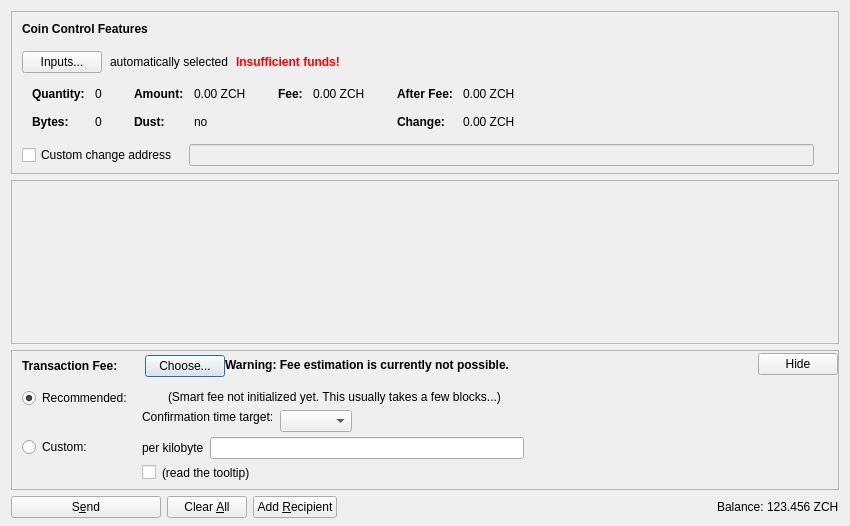
<?xml version="1.0" encoding="UTF-8"?>
<ui version="4.0">
 <class>SendCoinsDialog</class>
 <widget class="QDialog" name="SendCoinsDialog">
  <property name="geometry">
   <rect>
    <x>0</x>
    <y>0</y>
    <width>850</width>
    <height>526</height>
   </rect>
  </property>
  <property name="windowTitle">
   <string>Send Coins</string>
  </property>
  <layout class="QVBoxLayout" name="verticalLayout" stretch="0,1,0,0">
   <property name="bottomMargin">
    <number>8</number>
   </property>
   <item>
    <widget class="QFrame" name="frameCoinControl">
     <property name="sizePolicy">
      <sizepolicy hsizetype="Expanding" vsizetype="Expanding">
       <horstretch>0</horstretch>
       <verstretch>0</verstretch>
      </sizepolicy>
     </property>
     <property name="maximumSize">
      <size>
       <width>16777215</width>
       <height>16777215</height>
      </size>
     </property>
     <property name="frameShape">
      <enum>QFrame::StyledPanel</enum>
     </property>
     <property name="frameShadow">
      <enum>QFrame::Sunken</enum>
     </property>
     <layout class="QVBoxLayout" name="verticalLayoutCoinControl2">
      <property name="spacing">
       <number>0</number>
      </property>
      <property name="leftMargin">
       <number>0</number>
      </property>
      <property name="topMargin">
       <number>0</number>
      </property>
      <property name="rightMargin">
       <number>0</number>
      </property>
      <property name="bottomMargin">
       <number>6</number>
      </property>
      <item>
       <layout class="QVBoxLayout" name="verticalLayoutCoinControl" stretch="0,0,0,0,1">
        <property name="spacing">
         <number>0</number>
        </property>
        <property name="leftMargin">
         <number>10</number>
        </property>
        <property name="topMargin">
         <number>10</number>
        </property>
        <item>
         <layout class="QHBoxLayout" name="horizontalLayoutCoinControl1">
          <property name="bottomMargin">
           <number>15</number>
          </property>
          <item>
           <widget class="QLabel" name="labelCoinControlFeatures">
            <property name="sizePolicy">
             <sizepolicy hsizetype="Preferred" vsizetype="Maximum">
              <horstretch>0</horstretch>
              <verstretch>0</verstretch>
             </sizepolicy>
            </property>
            <property name="font">
             <font>
              <weight>75</weight>
              <bold>true</bold>
             </font>
            </property>
            <property name="styleSheet">
             <string notr="true">font-weight:bold;</string>
            </property>
            <property name="text">
             <string>Coin Control Features</string>
            </property>
           </widget>
          </item>
         </layout>
        </item>
        <item>
         <layout class="QHBoxLayout" name="horizontalLayoutCoinControl2" stretch="0,0,0,0">
          <property name="spacing">
           <number>8</number>
          </property>
          <property name="bottomMargin">
           <number>10</number>
          </property>
          <item>
           <widget class="QPushButton" name="pushButtonCoinControl">
            <property name="styleSheet">
             <string notr="true"/>
            </property>
            <property name="text">
             <string>Inputs...</string>
            </property>
            <property name="autoDefault">
             <bool>false</bool>
            </property>
           </widget>
          </item>
          <item>
           <widget class="QLabel" name="labelCoinControlAutomaticallySelected">
            <property name="text">
             <string>automatically selected</string>
            </property>
            <property name="margin">
             <number>5</number>
            </property>
           </widget>
          </item>
          <item>
           <widget class="QLabel" name="labelCoinControlInsuffFunds">
            <property name="font">
             <font>
              <weight>75</weight>
              <bold>true</bold>
             </font>
            </property>
            <property name="styleSheet">
             <string notr="true">color:red;font-weight:bold;</string>
            </property>
            <property name="text">
             <string>Insufficient funds!</string>
            </property>
            <property name="margin">
             <number>5</number>
            </property>
           </widget>
          </item>
          <item>
           <spacer name="horizontalSpacerCoinControl">
            <property name="orientation">
             <enum>Qt::Horizontal</enum>
            </property>
            <property name="sizeHint" stdset="0">
             <size>
              <width>40</width>
              <height>1</height>
             </size>
            </property>
           </spacer>
          </item>
         </layout>
        </item>
        <item>
         <widget class="QWidget" name="widgetCoinControl" native="true">
          <property name="sizePolicy">
           <sizepolicy hsizetype="Preferred" vsizetype="Preferred">
            <horstretch>0</horstretch>
            <verstretch>0</verstretch>
           </sizepolicy>
          </property>
          <property name="minimumSize">
           <size>
            <width>0</width>
            <height>0</height>
           </size>
          </property>
          <property name="styleSheet">
           <string notr="true"/>
          </property>
          <layout class="QHBoxLayout" name="horizontalLayoutCoinControl5">
           <property name="leftMargin">
            <number>0</number>
           </property>
           <property name="topMargin">
            <number>0</number>
           </property>
           <property name="rightMargin">
            <number>0</number>
           </property>
           <property name="bottomMargin">
            <number>0</number>
           </property>
           <item>
            <layout class="QHBoxLayout" name="horizontalLayoutCoinControl3" stretch="0,0,0,1">
             <property name="spacing">
              <number>20</number>
             </property>
             <property name="topMargin">
              <number>0</number>
             </property>
             <property name="bottomMargin">
              <number>10</number>
             </property>
             <item>
              <layout class="QFormLayout" name="formLayoutCoinControl1">
               <property name="horizontalSpacing">
                <number>10</number>
               </property>
               <property name="verticalSpacing">
                <number>14</number>
               </property>
               <property name="leftMargin">
                <number>10</number>
               </property>
               <property name="topMargin">
                <number>4</number>
               </property>
               <property name="rightMargin">
                <number>6</number>
               </property>
               <item row="0" column="0">
                <widget class="QLabel" name="labelCoinControlQuantityText">
                 <property name="font">
                  <font>
                   <weight>75</weight>
                   <bold>true</bold>
                  </font>
                 </property>
                 <property name="text">
                  <string>Quantity:</string>
                 </property>
                 <property name="margin">
                  <number>0</number>
                 </property>
                </widget>
               </item>
               <item row="0" column="1">
                <widget class="QLabel" name="labelCoinControlQuantity">
                 <property name="cursor">
                  <cursorShape>IBeamCursor</cursorShape>
                 </property>
                 <property name="contextMenuPolicy">
                  <enum>Qt::ActionsContextMenu</enum>
                 </property>
                 <property name="text">
                  <string notr="true">0</string>
                 </property>
                 <property name="margin">
                  <number>0</number>
                 </property>
                 <property name="textInteractionFlags">
                  <set>Qt::LinksAccessibleByMouse|Qt::TextSelectableByKeyboard|Qt::TextSelectableByMouse</set>
                 </property>
                </widget>
               </item>
               <item row="1" column="0">
                <widget class="QLabel" name="labelCoinControlBytesText">
                 <property name="font">
                  <font>
                   <weight>75</weight>
                   <bold>true</bold>
                  </font>
                 </property>
                 <property name="text">
                  <string>Bytes:</string>
                 </property>
                </widget>
               </item>
               <item row="1" column="1">
                <widget class="QLabel" name="labelCoinControlBytes">
                 <property name="cursor">
                  <cursorShape>IBeamCursor</cursorShape>
                 </property>
                 <property name="contextMenuPolicy">
                  <enum>Qt::ActionsContextMenu</enum>
                 </property>
                 <property name="text">
                  <string notr="true">0</string>
                 </property>
                 <property name="textInteractionFlags">
                  <set>Qt::LinksAccessibleByMouse|Qt::TextSelectableByKeyboard|Qt::TextSelectableByMouse</set>
                 </property>
                </widget>
               </item>
              </layout>
             </item>
             <item>
              <layout class="QFormLayout" name="formLayoutCoinControl2">
               <property name="horizontalSpacing">
                <number>10</number>
               </property>
               <property name="verticalSpacing">
                <number>14</number>
               </property>
               <property name="leftMargin">
                <number>6</number>
               </property>
               <property name="topMargin">
                <number>4</number>
               </property>
               <property name="rightMargin">
                <number>6</number>
               </property>
               <item row="0" column="0">
                <widget class="QLabel" name="labelCoinControlAmountText">
                 <property name="font">
                  <font>
                   <weight>75</weight>
                   <bold>true</bold>
                  </font>
                 </property>
                 <property name="text">
                  <string>Amount:</string>
                 </property>
                 <property name="margin">
                  <number>0</number>
                 </property>
                </widget>
               </item>
               <item row="0" column="1">
                <widget class="QLabel" name="labelCoinControlAmount">
                 <property name="cursor">
                  <cursorShape>IBeamCursor</cursorShape>
                 </property>
                 <property name="contextMenuPolicy">
                  <enum>Qt::ActionsContextMenu</enum>
                 </property>
                 <property name="text">
                  <string notr="true">0.00 ZCH</string>
                 </property>
                 <property name="textInteractionFlags">
                  <set>Qt::LinksAccessibleByMouse|Qt::TextSelectableByKeyboard|Qt::TextSelectableByMouse</set>
                 </property>
                </widget>
               </item>
               <item row="1" column="0">
                <widget class="QLabel" name="labelCoinControlLowOutputText">
                 <property name="font">
                  <font>
                   <weight>75</weight>
                   <bold>true</bold>
                  </font>
                 </property>
                 <property name="text">
                  <string>Dust:</string>
                 </property>
                </widget>
               </item>
               <item row="1" column="1">
                <widget class="QLabel" name="labelCoinControlLowOutput">
                 <property name="cursor">
                  <cursorShape>IBeamCursor</cursorShape>
                 </property>
                 <property name="contextMenuPolicy">
                  <enum>Qt::ActionsContextMenu</enum>
                 </property>
                 <property name="text">
                  <string notr="true">no</string>
                 </property>
                 <property name="textInteractionFlags">
                  <set>Qt::LinksAccessibleByMouse|Qt::TextSelectableByKeyboard|Qt::TextSelectableByMouse</set>
                 </property>
                </widget>
               </item>
              </layout>
             </item>
             <item>
              <layout class="QFormLayout" name="formLayoutCoinControl3">
               <property name="horizontalSpacing">
                <number>10</number>
               </property>
               <property name="verticalSpacing">
                <number>14</number>
               </property>
               <property name="leftMargin">
                <number>6</number>
               </property>
               <property name="topMargin">
                <number>4</number>
               </property>
               <property name="rightMargin">
                <number>6</number>
               </property>
               <item row="0" column="0">
                <widget class="QLabel" name="labelCoinControlFeeText">
                 <property name="font">
                  <font>
                   <weight>75</weight>
                   <bold>true</bold>
                  </font>
                 </property>
                 <property name="text">
                  <string>Fee:</string>
                 </property>
                 <property name="margin">
                  <number>0</number>
                 </property>
                </widget>
               </item>
               <item row="0" column="1">
                <widget class="QLabel" name="labelCoinControlFee">
                 <property name="cursor">
                  <cursorShape>IBeamCursor</cursorShape>
                 </property>
                 <property name="contextMenuPolicy">
                  <enum>Qt::ActionsContextMenu</enum>
                 </property>
                 <property name="text">
                  <string notr="true">0.00 ZCH</string>
                 </property>
                 <property name="textInteractionFlags">
                  <set>Qt::LinksAccessibleByMouse|Qt::TextSelectableByKeyboard|Qt::TextSelectableByMouse</set>
                 </property>
                </widget>
               </item>
              </layout>
             </item>
             <item>
              <layout class="QFormLayout" name="formLayoutCoinControl4">
               <property name="horizontalSpacing">
                <number>10</number>
               </property>
               <property name="verticalSpacing">
                <number>14</number>
               </property>
               <property name="leftMargin">
                <number>6</number>
               </property>
               <property name="topMargin">
                <number>4</number>
               </property>
               <property name="rightMargin">
                <number>6</number>
               </property>
               <item row="0" column="0">
                <widget class="QLabel" name="labelCoinControlAfterFeeText">
                 <property name="font">
                  <font>
                   <weight>75</weight>
                   <bold>true</bold>
                  </font>
                 </property>
                 <property name="text">
                  <string>After Fee:</string>
                 </property>
                 <property name="margin">
                  <number>0</number>
                 </property>
                </widget>
               </item>
               <item row="0" column="1">
                <widget class="QLabel" name="labelCoinControlAfterFee">
                 <property name="cursor">
                  <cursorShape>IBeamCursor</cursorShape>
                 </property>
                 <property name="contextMenuPolicy">
                  <enum>Qt::ActionsContextMenu</enum>
                 </property>
                 <property name="text">
                  <string notr="true">0.00 ZCH</string>
                 </property>
                 <property name="textInteractionFlags">
                  <set>Qt::LinksAccessibleByMouse|Qt::TextSelectableByKeyboard|Qt::TextSelectableByMouse</set>
                 </property>
                </widget>
               </item>
               <item row="1" column="0">
                <widget class="QLabel" name="labelCoinControlChangeText">
                 <property name="font">
                  <font>
                   <weight>75</weight>
                   <bold>true</bold>
                  </font>
                 </property>
                 <property name="text">
                  <string>Change:</string>
                 </property>
                </widget>
               </item>
               <item row="1" column="1">
                <widget class="QLabel" name="labelCoinControlChange">
                 <property name="cursor">
                  <cursorShape>IBeamCursor</cursorShape>
                 </property>
                 <property name="contextMenuPolicy">
                  <enum>Qt::ActionsContextMenu</enum>
                 </property>
                 <property name="text">
                  <string notr="true">0.00 ZCH</string>
                 </property>
                 <property name="textInteractionFlags">
                  <set>Qt::LinksAccessibleByMouse|Qt::TextSelectableByKeyboard|Qt::TextSelectableByMouse</set>
                 </property>
                </widget>
               </item>
              </layout>
             </item>
            </layout>
           </item>
          </layout>
         </widget>
        </item>
        <item>
         <layout class="QHBoxLayout" name="horizontalLayoutCoinControl4" stretch="0,0,0">
          <property name="spacing">
           <number>12</number>
          </property>
          <property name="sizeConstraint">
           <enum>QLayout::SetDefaultConstraint</enum>
          </property>
          <property name="topMargin">
           <number>5</number>
          </property>
          <property name="rightMargin">
           <number>5</number>
          </property>
          <item>
           <widget class="QCheckBox" name="checkBoxCoinControlChange">
            <property name="toolTip">
             <string>If this is activated, but the change address is empty or invalid, change will be sent to a newly generated address.</string>
            </property>
            <property name="text">
             <string>Custom change address</string>
            </property>
           </widget>
          </item>
          <item>
           <widget class="QValidatedLineEdit" name="lineEditCoinControlChange">
            <property name="enabled">
             <bool>false</bool>
            </property>
            <property name="sizePolicy">
             <sizepolicy hsizetype="Expanding" vsizetype="Fixed">
              <horstretch>0</horstretch>
              <verstretch>0</verstretch>
             </sizepolicy>
            </property>
           </widget>
          </item>
          <item>
           <widget class="QLabel" name="labelCoinControlChangeLabel">
            <property name="sizePolicy">
             <sizepolicy hsizetype="Preferred" vsizetype="Expanding">
              <horstretch>0</horstretch>
              <verstretch>0</verstretch>
             </sizepolicy>
            </property>
            <property name="minimumSize">
             <size>
              <width>0</width>
              <height>0</height>
             </size>
            </property>
            <property name="text">
             <string/>
            </property>
            <property name="margin">
             <number>3</number>
            </property>
           </widget>
          </item>
         </layout>
        </item>
        <item>
         <spacer name="verticalSpacerCoinControl">
          <property name="orientation">
           <enum>Qt::Vertical</enum>
          </property>
          <property name="sizeHint" stdset="0">
           <size>
            <width>800</width>
            <height>1</height>
           </size>
          </property>
         </spacer>
        </item>
       </layout>
      </item>
     </layout>
    </widget>
   </item>
   <item>
    <widget class="QScrollArea" name="scrollArea">
     <property name="widgetResizable">
      <bool>true</bool>
     </property>
     <widget class="QWidget" name="scrollAreaWidgetContents">
      <property name="geometry">
       <rect>
        <x>0</x>
        <y>0</y>
        <width>830</width>
        <height>104</height>
       </rect>
      </property>
      <layout class="QVBoxLayout" name="verticalLayout_2" stretch="0,1">
       <property name="leftMargin">
        <number>0</number>
       </property>
       <property name="topMargin">
        <number>0</number>
       </property>
       <property name="rightMargin">
        <number>0</number>
       </property>
       <property name="bottomMargin">
        <number>0</number>
       </property>
       <item>
        <layout class="QVBoxLayout" name="entries">
         <property name="spacing">
          <number>6</number>
         </property>
        </layout>
       </item>
       <item>
        <spacer name="verticalSpacer">
         <property name="orientation">
          <enum>Qt::Vertical</enum>
         </property>
         <property name="sizeHint" stdset="0">
          <size>
           <width>20</width>
           <height>40</height>
          </size>
         </property>
        </spacer>
       </item>
      </layout>
     </widget>
    </widget>
   </item>
   <item>
    <widget class="QFrame" name="frameFee">
     <property name="sizePolicy">
      <sizepolicy hsizetype="Expanding" vsizetype="Expanding">
       <horstretch>0</horstretch>
       <verstretch>0</verstretch>
      </sizepolicy>
     </property>
     <property name="maximumSize">
      <size>
       <width>16777215</width>
       <height>16777215</height>
      </size>
     </property>
     <property name="frameShape">
      <enum>QFrame::StyledPanel</enum>
     </property>
     <property name="frameShadow">
      <enum>QFrame::Sunken</enum>
     </property>
     <layout class="QVBoxLayout" name="verticalLayoutFee1">
      <property name="spacing">
       <number>0</number>
      </property>
      <property name="leftMargin">
       <number>0</number>
      </property>
      <property name="topMargin">
       <number>0</number>
      </property>
      <property name="rightMargin">
       <number>0</number>
      </property>
      <property name="bottomMargin">
       <number>0</number>
      </property>
      <item>
       <layout class="QVBoxLayout" name="verticalLayoutFee2" stretch="0,0,0">
        <property name="spacing">
         <number>0</number>
        </property>
        <property name="leftMargin">
         <number>10</number>
        </property>
        <property name="topMargin">
         <number>0</number>
        </property>
        <item>
         <layout class="QHBoxLayout" name="horizontalLayoutFee1">
          <property name="bottomMargin">
           <number>0</number>
          </property>
          <item>
           <layout class="QVBoxLayout" name="verticalLayoutFee7">
            <property name="spacing">
             <number>0</number>
            </property>
            <item>
             <spacer name="verticalSpacerSmartFee">
              <property name="orientation">
               <enum>Qt::Vertical</enum>
              </property>
              <property name="sizeType">
               <enum>QSizePolicy::Fixed</enum>
              </property>
              <property name="sizeHint" stdset="0">
               <size>
                <width>1</width>
                <height>4</height>
               </size>
              </property>
             </spacer>
            </item>
            <item>
             <layout class="QHBoxLayout" name="horizontalLayoutSmartFee">
              <property name="spacing">
               <number>10</number>
              </property>
              <item>
               <widget class="QLabel" name="labelFeeHeadline">
                <property name="sizePolicy">
                 <sizepolicy hsizetype="Preferred" vsizetype="Maximum">
                  <horstretch>0</horstretch>
                  <verstretch>0</verstretch>
                 </sizepolicy>
                </property>
                <property name="font">
                 <font>
                  <weight>75</weight>
                  <bold>true</bold>
                 </font>
                </property>
                <property name="styleSheet">
                 <string notr="true">font-weight:bold;</string>
                </property>
                <property name="text">
                 <string>Transaction Fee:</string>
                </property>
               </widget>
              </item>
              <item>
               <widget class="QLabel" name="labelFeeMinimized">
                <property name="text">
                 <string/>
                </property>
               </widget>
              </item>
              <item>
               <widget class="QPushButton" name="buttonChooseFee">
                <property name="text">
                 <string>Choose...</string>
                </property>
               </widget>
              </item>
             </layout>
            </item>
            <item>
             <spacer name="verticalSpacer_5">
              <property name="orientation">
               <enum>Qt::Vertical</enum>
              </property>
              <property name="sizeHint" stdset="0">
               <size>
                <width>1</width>
                <height>1</height>
               </size>
              </property>
             </spacer>
            </item>
           </layout>
          </item>
          <item>
           <widget class="QLabel" name="fallbackFeeWarningLabel">
            <property name="toolTip">
             <string>Using the fallbackfee can result in sending a transaction that will take several hours or days (or never) to confirm. Consider choosing your fee manually or wait until you have validated the complete chain.</string>
            </property>
            <property name="font">
            <font>
                <weight>75</weight>
                <bold>true</bold>
            </font>
            </property>
            <property name="text">
             <string>Warning: Fee estimation is currently not possible.</string>
            </property>
            <property name="wordWrap">
             <bool>false</bool>
            </property>
           </widget>
          </item>
          <item>
           <spacer name="horizontalSpacer_4">
            <property name="orientation">
             <enum>Qt::Horizontal</enum>
            </property>
            <property name="sizeType">
             <enum>QSizePolicy::MinimumExpanding</enum>
            </property>
            <property name="sizeHint" stdset="0">
             <size>
              <width>40</width>
              <height>20</height>
             </size>
            </property>
           </spacer>
          </item>
          <item>
           <widget class="QPushButton" name="buttonMinimizeFee">
            <property name="toolTip">
             <string>collapse fee-settings</string>
            </property>
            <property name="text">
             <string>Hide</string>
            </property>
           </widget>
          </item>
         </layout>
        </item>
        <item>
         <widget class="QFrame" name="frameFeeSelection">
          <layout class="QVBoxLayout" name="verticalLayoutFee12">
           <property name="spacing">
            <number>0</number>
           </property>
           <property name="leftMargin">
            <number>0</number>
           </property>
           <property name="topMargin">
            <number>0</number>
           </property>
           <property name="rightMargin">
            <number>0</number>
           </property>
           <property name="bottomMargin">
            <number>0</number>
           </property>
           <item>
            <layout class="QGridLayout" name="gridLayoutFee">
             <property name="topMargin">
              <number>10</number>
             </property>
             <property name="bottomMargin">
              <number>4</number>
             </property>
             <property name="horizontalSpacing">
              <number>10</number>
             </property>
             <property name="verticalSpacing">
              <number>4</number>
             </property>
             <item row="1" column="1">
              <layout class="QVBoxLayout" name="verticalLayoutFee8">
               <property name="spacing">
                <number>6</number>
               </property>
               <item>
                <layout class="QHBoxLayout" name="horizontalLayoutFee13">
                 <item>
                  <widget class="QLabel" name="labelCustomPerKilobyte">
                   <property name="toolTip">
                    <string>If the custom fee is set to 1000 satoshis and the transaction is only 250 bytes, then &quot;per kilobyte&quot; only pays 250 satoshis in fee, while &quot;total at least&quot; pays 1000 satoshis. For transactions bigger than a kilobyte both pay by kilobyte.</string>
                   </property>
                   <property name="text">
                    <string>per kilobyte</string>
                   </property>
                  </widget>
                 </item>
                 <item>
                  <widget class="BitcoinAmountField" name="customFee"/>
                 </item>
                 <item>
                  <spacer name="horizontalSpacer_6">
                   <property name="orientation">
                    <enum>Qt::Horizontal</enum>
                   </property>
                   <property name="sizeHint" stdset="0">
                    <size>
                     <width>1</width>
                     <height>1</height>
                    </size>
                   </property>
                  </spacer>
                 </item>
                </layout>
               </item>
               <item>
                <layout class="QHBoxLayout" name="horizontalLayoutFee8">
                 <item>
                  <widget class="QCheckBox" name="checkBoxMinimumFee">
                   <property name="toolTip">
                    <string>Paying only the minimum fee is just fine as long as there is less transaction volume than space in the blocks. But be aware that this can end up in a never confirming transaction once there is more demand for zoowcash transactions than the network can process.</string>
                   </property>
                   <property name="text">
                    <string/>
                   </property>
                  </widget>
                 </item>
                 <item>
                  <widget class="QLabel" name="labelMinFeeWarning">
                   <property name="enabled">
                    <bool>true</bool>
                   </property>
                   <property name="toolTip">
                    <string>Paying only the minimum fee is just fine as long as there is less transaction volume than space in the blocks. But be aware that this can end up in a never confirming transaction once there is more demand for zoowcash transactions than the network can process.</string>
                   </property>
                   <property name="text">
                    <string>(read the tooltip)</string>
                   </property>
                   <property name="margin">
                    <number>5</number>
                   </property>
                  </widget>
                 </item>
                 <item>
                  <spacer name="horizontalSpacer_2">
                   <property name="orientation">
                    <enum>Qt::Horizontal</enum>
                   </property>
                   <property name="sizeHint" stdset="0">
                    <size>
                     <width>1</width>
                     <height>1</height>
                    </size>
                   </property>
                  </spacer>
                 </item>
                </layout>
               </item>
              </layout>
             </item>
             <item row="0" column="0">
              <layout class="QVBoxLayout" name="verticalLayoutFee4" stretch="0,1">
               <item>
                <widget class="QRadioButton" name="radioSmartFee">
                 <property name="text">
                  <string>Recommended:</string>
                 </property>
                 <property name="checked">
                  <bool>true</bool>
                 </property>
                 <attribute name="buttonGroup">
                  <string notr="true">groupFee</string>
                 </attribute>
                </widget>
               </item>
               <item>
                <spacer name="verticalSpacer_2">
                 <property name="orientation">
                  <enum>Qt::Vertical</enum>
                 </property>
                 <property name="sizeHint" stdset="0">
                  <size>
                   <width>1</width>
                   <height>1</height>
                  </size>
                 </property>
                </spacer>
               </item>
              </layout>
             </item>
             <item row="1" column="0">
              <layout class="QVBoxLayout" name="verticalLayoutFee9" stretch="0,1">
               <item>
                <widget class="QRadioButton" name="radioCustomFee">
                 <property name="text">
                  <string>Custom:</string>
                 </property>
                 <attribute name="buttonGroup">
                  <string notr="true">groupFee</string>
                 </attribute>
                </widget>
               </item>
               <item>
                <spacer name="verticalSpacer_6">
                 <property name="orientation">
                  <enum>Qt::Vertical</enum>
                 </property>
                 <property name="sizeHint" stdset="0">
                  <size>
                   <width>1</width>
                   <height>1</height>
                  </size>
                 </property>
                </spacer>
               </item>
              </layout>
             </item>
             <item row="0" column="1">
              <layout class="QVBoxLayout" name="verticalLayoutFee3" stretch="0,0,1">
               <property name="spacing">
                <number>6</number>
               </property>
               <property name="topMargin">
                <number>2</number>
               </property>
               <item>
                <layout class="QHBoxLayout" name="horizontalLayoutFee12">
                 <item>
                  <widget class="QLabel" name="labelSmartFee">
                   <property name="text">
                    <string/>
                   </property>
                   <property name="margin">
                    <number>2</number>
                   </property>
                  </widget>
                 </item>
                 <item>
                  <widget class="QLabel" name="labelFeeEstimation">
                   <property name="text">
                    <string/>
                   </property>
                  </widget>
                 </item>
                 <item>
                  <widget class="QLabel" name="labelSmartFee2">
                   <property name="text">
                    <string>(Smart fee not initialized yet. This usually takes a few blocks...)</string>
                   </property>
                   <property name="margin">
                    <number>2</number>
                   </property>
                  </widget>
                 </item>
                 <item>
                  <spacer name="horizontalSpacer_5">
                   <property name="orientation">
                    <enum>Qt::Horizontal</enum>
                   </property>
                   <property name="sizeHint" stdset="0">
                    <size>
                     <width>1</width>
                     <height>1</height>
                    </size>
                   </property>
                  </spacer>
                 </item>
                </layout>
               </item>
               <item>
                <layout class="QHBoxLayout" name="horizontalLayoutFee9">
                 <item>
                  <layout class="QVBoxLayout" name="verticalLayoutFee6">
                   <item>
                    <widget class="QLabel" name="labelSmartFee3">
                     <property name="text">
                      <string>Confirmation time target:</string>
                     </property>
                     <property name="margin">
                      <number>2</number>
                     </property>
                    </widget>
                   </item>
                   <item>
                    <spacer name="verticalSpacer_3">
                     <property name="orientation">
                      <enum>Qt::Vertical</enum>
                     </property>
                     <property name="sizeHint" stdset="0">
                      <size>
                       <width>1</width>
                       <height>1</height>
                      </size>
                     </property>
                    </spacer>
                   </item>
                  </layout>
                 </item>
                 <item>
                  <layout class="QVBoxLayout" name="verticalLayoutFee5">
                   <property name="rightMargin">
                    <number>30</number>
                   </property>
                   <item>
                    <layout class="QHBoxLayout" name="horizontalLayoutConfTarget">
                     <property name="bottomMargin">
                      <number>0</number>
                     </property>
                     <item>
                      <widget class="QComboBox" name="confTargetSelector"/>
                     </item>
                     <item>
                      <spacer name="horizontalSpacerConfTarget">
                       <property name="orientation">
                        <enum>Qt::Horizontal</enum>
                       </property>
                       <property name="sizeHint" stdset="0">
                        <size>
                         <width>40</width>
                         <height>20</height>
                        </size>
                       </property>
                      </spacer>
                     </item>
                    </layout>
                   </item>
                  </layout>
                 </item>
                </layout>
               </item>
               <item>
                <spacer name="verticalSpacer_4">
                 <property name="orientation">
                  <enum>Qt::Vertical</enum>
                 </property>
                 <property name="sizeHint" stdset="0">
                  <size>
                   <width>1</width>
                   <height>1</height>
                  </size>
                 </property>
                </spacer>
               </item>
              </layout>
             </item>
            </layout>
           </item>
          </layout>
         </widget>
        </item>
        <item>
         <spacer name="verticalSpacerFee">
          <property name="orientation">
           <enum>Qt::Vertical</enum>
          </property>
          <property name="sizeHint" stdset="0">
           <size>
            <width>40</width>
            <height>5</height>
           </size>
          </property>
         </spacer>
        </item>
       </layout>
      </item>
     </layout>
    </widget>
   </item>
   <item>
    <layout class="QHBoxLayout" name="horizontalLayout">
     <item>
      <widget class="QPushButton" name="sendButton">
       <property name="minimumSize">
        <size>
         <width>150</width>
         <height>0</height>
        </size>
       </property>
       <property name="toolTip">
        <string>Confirm the send action</string>
       </property>
       <property name="text">
        <string>S&amp;end</string>
       </property>
       <property name="icon">
        <iconset resource="../bitcoin.qrc">
         <normaloff>:/icons/send</normaloff>:/icons/send</iconset>
       </property>
       <property name="autoDefault">
        <bool>false</bool>
       </property>
       <property name="default">
        <bool>false</bool>
       </property>
      </widget>
     </item>
     <item>
      <widget class="QPushButton" name="clearButton">
       <property name="sizePolicy">
        <sizepolicy hsizetype="Minimum" vsizetype="Fixed">
         <horstretch>0</horstretch>
         <verstretch>0</verstretch>
        </sizepolicy>
       </property>
       <property name="toolTip">
        <string>Clear all fields of the form.</string>
       </property>
       <property name="text">
        <string>Clear &amp;All</string>
       </property>
       <property name="icon">
        <iconset resource="../bitcoin.qrc">
         <normaloff>:/icons/remove</normaloff>:/icons/remove</iconset>
       </property>
       <property name="autoDefault">
        <bool>false</bool>
       </property>
      </widget>
     </item>
     <item>
      <widget class="QPushButton" name="addButton">
       <property name="toolTip">
        <string>Send to multiple recipients at once</string>
       </property>
       <property name="text">
        <string>Add &amp;Recipient</string>
       </property>
       <property name="icon">
        <iconset resource="../bitcoin.qrc">
         <normaloff>:/icons/add</normaloff>:/icons/add</iconset>
       </property>
       <property name="autoDefault">
        <bool>false</bool>
       </property>
      </widget>
     </item>
     <item>
      <spacer name="horizontalSpacer">
       <property name="orientation">
        <enum>Qt::Horizontal</enum>
       </property>
       <property name="sizeHint" stdset="0">
        <size>
         <width>40</width>
         <height>20</height>
        </size>
       </property>
      </spacer>
     </item>
     <item>
      <layout class="QHBoxLayout" name="horizontalLayout_2">
       <property name="spacing">
        <number>3</number>
       </property>
       <item>
        <widget class="QLabel" name="label">
         <property name="sizePolicy">
          <sizepolicy hsizetype="Preferred" vsizetype="Fixed">
           <horstretch>0</horstretch>
           <verstretch>0</verstretch>
          </sizepolicy>
         </property>
         <property name="text">
          <string>Balance:</string>
         </property>
        </widget>
       </item>
       <item>
        <widget class="QLabel" name="labelBalance">
         <property name="sizePolicy">
          <sizepolicy hsizetype="Preferred" vsizetype="Fixed">
           <horstretch>0</horstretch>
           <verstretch>0</verstretch>
          </sizepolicy>
         </property>
         <property name="cursor">
          <cursorShape>IBeamCursor</cursorShape>
         </property>
         <property name="text">
          <string notr="true">123.456 ZCH</string>
         </property>
         <property name="textInteractionFlags">
          <set>Qt::LinksAccessibleByMouse|Qt::TextSelectableByKeyboard|Qt::TextSelectableByMouse</set>
         </property>
        </widget>
       </item>
      </layout>
     </item>
    </layout>
   </item>
  </layout>
 </widget>
 <customwidgets>
  <customwidget>
   <class>QValidatedLineEdit</class>
   <extends>QLineEdit</extends>
   <header>qt/qvalidatedlineedit.h</header>
  </customwidget>
  <customwidget>
   <class>BitcoinAmountField</class>
   <extends>QLineEdit</extends>
   <header>qt/bitcoinamountfield.h</header>
   <container>1</container>
  </customwidget>
 </customwidgets>
 <resources>
  <include location="../bitcoin.qrc"/>
 </resources>
 <connections/>
 <buttongroups>
  <buttongroup name="groupFee"/>
 </buttongroups>
</ui>
